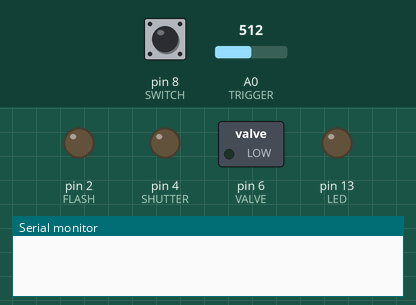
A sketch run on a simulated Arduino Uno, built with avr-gcc and run on an emulated ATmega328P. On the bench: switched loads named in the sketch (green lamp = pin HIGH), output pins drawn as LEDs (lit = HIGH), the last lines printed to the serial monitor. Dashed ring = blinking. Inputs (shaded band) come from the test bench; at power-on: A0 (TRIGGER) = 512, pin 8 (SWITCH) LOW.

Above: at 2.3 s.
2.4 s: A0 (TRIGGER) set to 546
3.9 s: A0 (TRIGGER) set to 576
At 4.5 s:
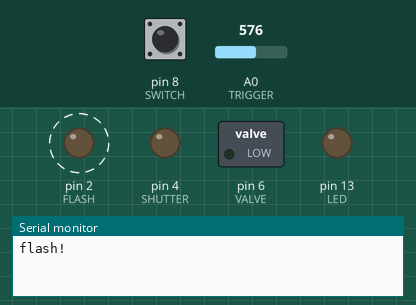
6.9 s: pin 8 (SWITCH) pulled HIGH for 1 s
At 7.82 s:
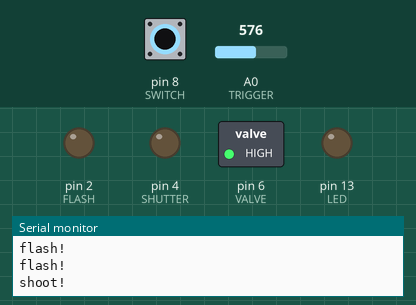
9.9 s: pin 8 (SWITCH) pulled HIGH for 3.2 s
At 12.9 s:
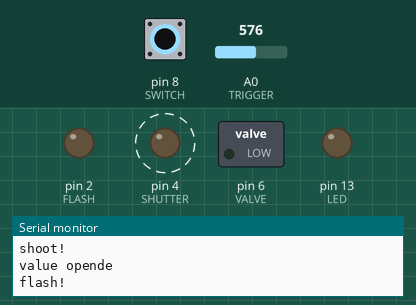
14.6 s: A0 (TRIGGER) set to 511
At 15.2 s:
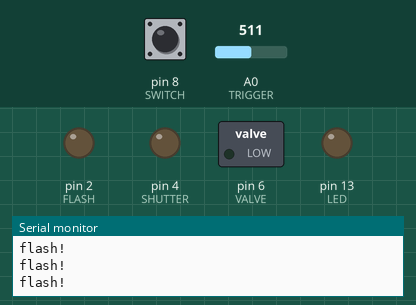
Timing chart, 0 to 17.2 s (numbered marks = the images above; inputs shaded):
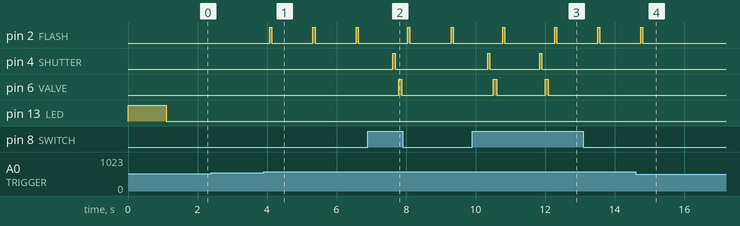

Measured:
- the behaviour switches between 563 and 564 on A0 (TRIGGER) (found by bisection; images 0 and 1)
- after the input at 2.4 s, every drawn part: stays the same
- after the input at 3.9 s, pin 2 (FLASH): alternates HIGH for 0.06 s and LOW for 1.2 s, starting after 0.18 s
- after the input at 6.9 s, pin 4 (SHUTTER): LOW → HIGH after 0.72 s, → LOW 0.06 s later; pin 6 (VALVE): LOW → HIGH after 0.88 s, → LOW 0.09 s later
- after the input at 9.9 s, pin 4 (SHUTTER): alternates HIGH for 0.06 s and LOW for 1.4 s, 4 changes in all, then stays LOW, starting after 0.45 s; pin 6 (VALVE): alternates HIGH for 0.09 s and LOW for 1.4 s, 4 changes in all, then stays LOW, starting after 0.61 s
- after the input at 14.6 s, pin 2 (FLASH): goes on until 14.8 s, then stays LOW

The sketch:

DropShot.ino
```cpp
#define LED 13 //LED Pin for Status
#define FLASH 2 // Optocoupler PIN for the flash
#define SHUTTER 4 // Optocoupler Pin for the shutter
#define TRIGGER 0 // Lightbar receiver to start the rec
#define VALVE 6 // Valve Output Pin -> Transistor
#define SWITCH 8 // Trigger button to open the valve

#define DROPSIZE 90 // Valve open time Test: 90ms@9,1V
#define FLASHDELAY 180 // Delay between trigger and flash
//Usually t= sqrt((2h)/9,81)

// No interrupt neaded. Timing is @ 16Mhz fairly accurate

int value = 0;
boolean done = false;

void setup() {
  //Pin modes
  pinMode(LED, OUTPUT);
  digitalWrite(LED, HIGH); //Show status
  pinMode(FLASH, OUTPUT);
  pinMode(SHUTTER, OUTPUT);
  pinMode(VALVE, OUTPUT);
  pinMode(TRIGGER, INPUT);
  pinMode(SWITCH, INPUT);

  Serial.begin(9600);  //Begin serial communcation -> Debug

  // collect sensor data
  for(int i = 0; i <= 10; i++){
    value += analogRead(TRIGGER);
    delay(100);
  }
  value = value/10; // average sensor data
  digitalWrite(LED, LOW); //End startup
}

void loop() {
  //Serial.println(analogRead(TRIGGER)); //Write the value of the photoresistor to the serial monitor.

  //insert here analogRead(POTI) to controll manually the delay for valve and trigger.

  //Start the shooting
  if(digitalRead(SWITCH) && done == false){
    //noInterrupts();
    shoot();
    delay(100); // wait for mechanical camera parts
    valve();
    done=true;
  }

  // If trigger -> make a photo
  if(analogRead(TRIGGER) > value){
    delay(FLASHDELAY);
    flash();
    delay(1000);
    done = false; // reenable
  }
}

//Photo trigger function
void shoot(){
  digitalWrite(SHUTTER, HIGH);
  delay(60);
  digitalWrite(SHUTTER, LOW);
  done = true;
  Serial.println("shoot!");

}

//Flash light function
void flash(){
  digitalWrite(FLASH, HIGH);
  delay(60);
  digitalWrite(FLASH, LOW);
  Serial.println("flash!");
}

//Valve open function
void valve(){
  digitalWrite(VALVE, HIGH);
  delay(DROPSIZE);
  digitalWrite(VALVE, LOW);
  done = true;
  Serial.println("value opende");
}
```
